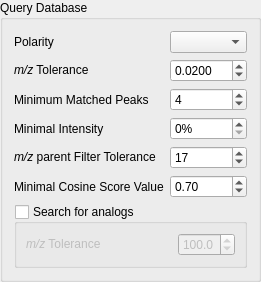
<?xml version="1.0" encoding="UTF-8"?>
<ui version="4.0">
 <class>gbDatabaseOptions</class>
 <widget class="QGroupBox" name="gbDatabaseOptions">
  <property name="geometry">
   <rect>
    <x>0</x>
    <y>0</y>
    <width>247</width>
    <height>260</height>
   </rect>
  </property>
  <property name="sizePolicy">
   <sizepolicy hsizetype="Preferred" vsizetype="Fixed">
    <horstretch>0</horstretch>
    <verstretch>0</verstretch>
   </sizepolicy>
  </property>
  <property name="minimumSize">
   <size>
    <width>0</width>
    <height>0</height>
   </size>
  </property>
  <property name="toolTip">
   <string>Save databases selection</string>
  </property>
  <property name="statusTip">
   <string>Save databases selection</string>
  </property>
  <property name="title">
   <string>Query Database</string>
  </property>
  <layout class="QGridLayout" name="gridLayout">
   <item row="4" column="0">
    <widget class="QLabel" name="label_5">
     <property name="text">
      <string>&lt;i&gt;m/z&lt;/i&gt; parent Filter Tolerance</string>
     </property>
    </widget>
   </item>
   <item row="3" column="0">
    <widget class="QLabel" name="label_4">
     <property name="text">
      <string>Minimal Intensity</string>
     </property>
    </widget>
   </item>
   <item row="8" column="0" colspan="2">
    <widget class="QGroupBox" name="gbAnalogs">
     <property name="enabled">
      <bool>true</bool>
     </property>
     <property name="title">
      <string>Search for analogs</string>
     </property>
     <property name="flat">
      <bool>true</bool>
     </property>
     <property name="checkable">
      <bool>true</bool>
     </property>
     <property name="checked">
      <bool>false</bool>
     </property>
     <layout class="QHBoxLayout" name="horizontalLayout">
      <item>
       <widget class="QLabel" name="label_2">
        <property name="text">
         <string>&lt;i&gt;m/z&lt;/i&gt; Tolerance</string>
        </property>
       </widget>
      </item>
      <item>
       <spacer name="horizontalSpacer_2">
        <property name="orientation">
         <enum>Qt::Horizontal</enum>
        </property>
        <property name="sizeHint" stdset="0">
         <size>
          <width>40</width>
          <height>20</height>
         </size>
        </property>
       </spacer>
      </item>
      <item>
       <widget class="QDoubleSpinBox" name="spinAnalogTolerance">
        <property name="prefix">
         <string/>
        </property>
        <property name="suffix">
         <string/>
        </property>
        <property name="decimals">
         <number>1</number>
        </property>
        <property name="minimum">
         <double>1.000000000000000</double>
        </property>
        <property name="maximum">
         <double>200.000000000000000</double>
        </property>
        <property name="singleStep">
         <double>0.100000000000000</double>
        </property>
        <property name="value">
         <double>100.000000000000000</double>
        </property>
       </widget>
      </item>
     </layout>
    </widget>
   </item>
   <item row="4" column="1">
    <widget class="QSpinBox" name="spinParentFilterTolerance">
     <property name="enabled">
      <bool>true</bool>
     </property>
     <property name="suffix">
      <string/>
     </property>
     <property name="maximum">
      <number>100</number>
     </property>
     <property name="value">
      <number>17</number>
     </property>
    </widget>
   </item>
   <item row="1" column="1">
    <widget class="QDoubleSpinBox" name="spinMZTolerance">
     <property name="enabled">
      <bool>true</bool>
     </property>
     <property name="suffix">
      <string/>
     </property>
     <property name="decimals">
      <number>4</number>
     </property>
     <property name="maximum">
      <double>100.000000000000000</double>
     </property>
     <property name="singleStep">
      <double>0.010000000000000</double>
     </property>
     <property name="stepType">
      <enum>QAbstractSpinBox::AdaptiveDecimalStepType</enum>
     </property>
     <property name="value">
      <double>0.020000000000000</double>
     </property>
    </widget>
   </item>
   <item row="7" column="1">
    <widget class="QDoubleSpinBox" name="spinMinScore">
     <property name="maximum">
      <double>1.000000000000000</double>
     </property>
     <property name="singleStep">
      <double>0.050000000000000</double>
     </property>
     <property name="value">
      <double>0.700000000000000</double>
     </property>
    </widget>
   </item>
   <item row="7" column="0">
    <widget class="QLabel" name="label">
     <property name="text">
      <string>Minimal Cosine Score Value</string>
     </property>
    </widget>
   </item>
   <item row="1" column="0">
    <widget class="QLabel" name="label_3">
     <property name="font">
      <font>
       <italic>false</italic>
      </font>
     </property>
     <property name="text">
      <string>&lt;i&gt;m/z&lt;/i&gt; Tolerance</string>
     </property>
    </widget>
   </item>
   <item row="4" column="2">
    <spacer name="horizontalSpacer">
     <property name="orientation">
      <enum>Qt::Horizontal</enum>
     </property>
     <property name="sizeHint" stdset="0">
      <size>
       <width>40</width>
       <height>20</height>
      </size>
     </property>
    </spacer>
   </item>
   <item row="0" column="1">
    <widget class="QComboBox" name="cbPolarity">
     <property name="maxVisibleItems">
      <number>2</number>
     </property>
     <property name="maxCount">
      <number>2</number>
     </property>
    </widget>
   </item>
   <item row="0" column="0">
    <widget class="QLabel" name="label_7">
     <property name="text">
      <string>Polarity</string>
     </property>
    </widget>
   </item>
   <item row="3" column="1">
    <widget class="QSpinBox" name="spinMinIntensity">
     <property name="enabled">
      <bool>true</bool>
     </property>
     <property name="suffix">
      <string>%</string>
     </property>
     <property name="maximum">
      <number>100</number>
     </property>
    </widget>
   </item>
   <item row="2" column="0">
    <widget class="QLabel" name="label_6">
     <property name="text">
      <string>Minimum Matched Peaks</string>
     </property>
    </widget>
   </item>
   <item row="2" column="1">
    <widget class="QSpinBox" name="spinMinMatchedPeaks">
     <property name="enabled">
      <bool>true</bool>
     </property>
     <property name="maximum">
      <number>100</number>
     </property>
     <property name="value">
      <number>4</number>
     </property>
    </widget>
   </item>
  </layout>
 </widget>
 <tabstops>
  <tabstop>cbPolarity</tabstop>
  <tabstop>spinMZTolerance</tabstop>
  <tabstop>spinMinIntensity</tabstop>
  <tabstop>spinParentFilterTolerance</tabstop>
  <tabstop>spinMinScore</tabstop>
  <tabstop>gbAnalogs</tabstop>
  <tabstop>spinAnalogTolerance</tabstop>
 </tabstops>
 <resources/>
 <connections/>
</ui>
